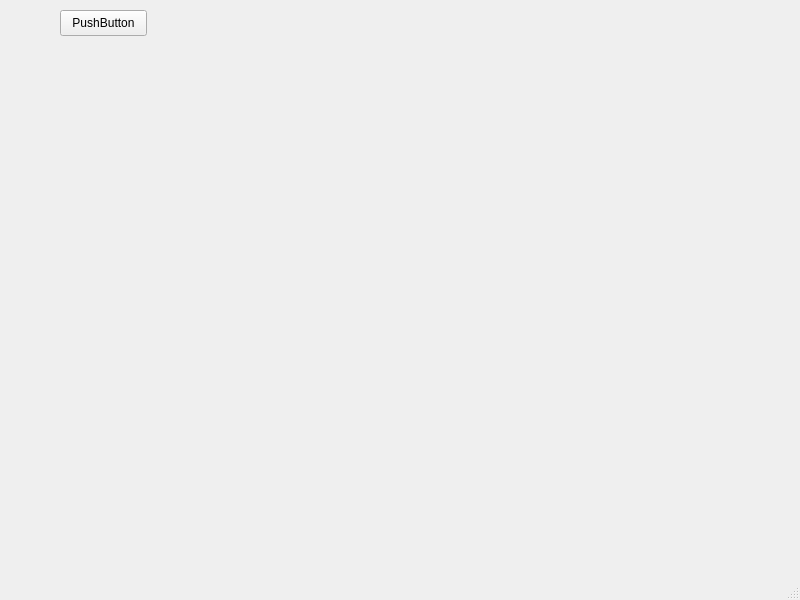
<?xml version="1.0" encoding="UTF-8"?>
<ui version="4.0">
 <class>MainWindow</class>
 <widget class="QMainWindow" name="MainWindow">
  <property name="geometry">
   <rect>
    <x>0</x>
    <y>0</y>
    <width>800</width>
    <height>600</height>
   </rect>
  </property>
  <property name="windowTitle">
   <string>MainWindow</string>
  </property>
  <widget class="QWidget" name="centralwidget">
   <widget class="QPushButton" name="pushButton">
    <property name="geometry">
     <rect>
      <x>60</x>
      <y>10</y>
      <width>87</width>
      <height>26</height>
     </rect>
    </property>
    <property name="text">
     <string>PushButton</string>
    </property>
   </widget>
  </widget>
  <widget class="QMenuBar" name="menubar">
   <property name="geometry">
    <rect>
     <x>0</x>
     <y>0</y>
     <width>800</width>
     <height>23</height>
    </rect>
   </property>
  </widget>
  <widget class="QStatusBar" name="statusbar"/>
 </widget>
 <resources/>
 <connections/>
</ui>
